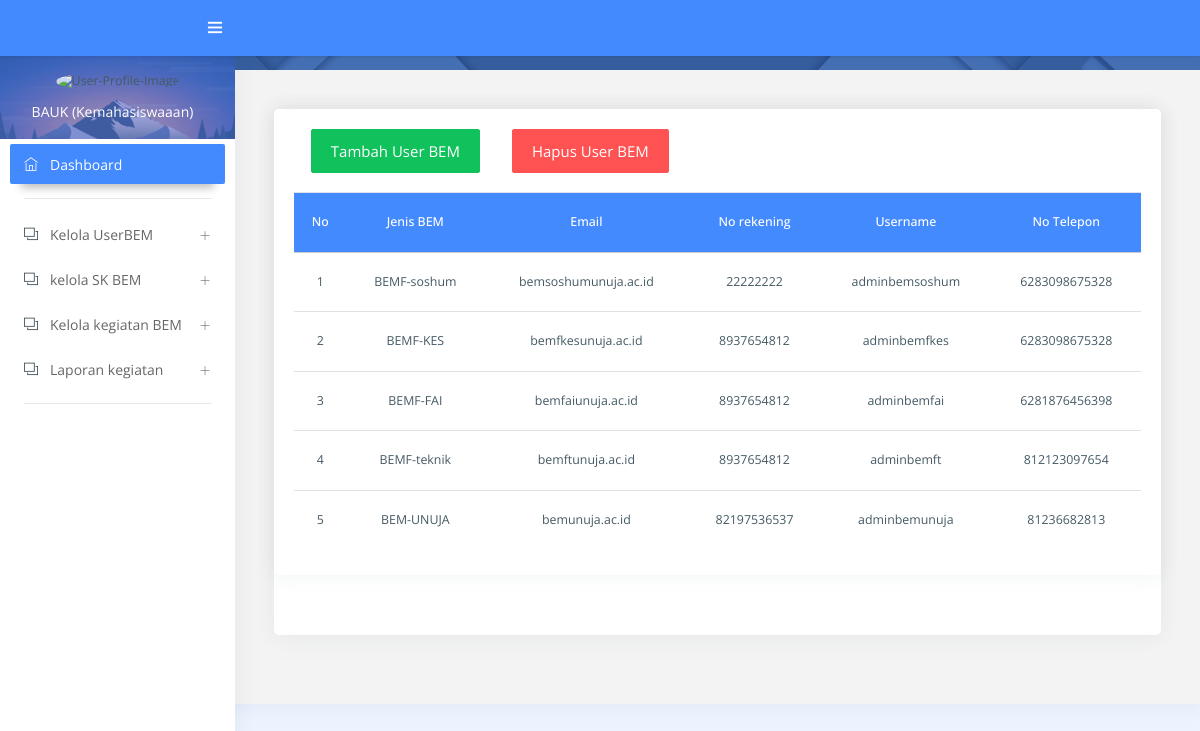
Screenshot of /form-admnibem/ with the database file from the repository.
### data/models.py (models this page shows, shortened)
class Adminbem(models.Model):
    CATEGORY=( ('BEM-UNUJA', 'BEM-UNUJA'), ('BEMF-teknik' , 'BEMF-teknik'), ('BEMF-FAI' , 'BEMF-FAI'), ('BEMF-KES' , 'BEMF-KES'), ('BEMF-Soshum' , 'BEMF-Soshum'),)
    id_Adminbem = models.AutoField(primary_key = True)
    user = models.OneToOneField(User, blank=True, null=True, on_delete=models.CASCADE)
    jenis_bem = models.CharField(max_length=200, blank=True, null=True)
    no_rekening = models.IntegerField(blank=True, null=True)
    telp_anggota =  models.IntegerField(blank=True, default='628')
    Email =  models.CharField(max_length=100, blank=True, null=True)
    class Meta:
        verbose_name_plural ="Adminbem"

### data/views.py (the view)
# urls.py: path('form-admnibem/', views.formadminbem, name='formadminbem'),
def formadminbem(request):
    data = Adminbem.objects.order_by('-id_Adminbem')
    context ={
        "menu" : 'Form Admn BEM',
        "page" : 'Form Admn BEM',
        'bem' : data
    }
    return render(request, 'data/adminbem/Formadminbem.html', context)

### data/templates/data/adminbem/Formadminbem.html (shortened to what this page needs)
{% extends "data/BAUK/base_BAUK.html" %}
{% load widget_tweaks %}
{% block content %}
<div class="pcoded-content">
    <div class="page-header">
        <div class="page-block">
        </div>
    </div>
    <div class="pcoded-inner-content">
        <div class="main-body">
            <div class="page-wrapper">
                <div class="page-body">
                    <div class="row">
                        <div class="col-xl-12">
                            <div class="card proj-progress-card">
                                <div class="">
                                    <div class="">
                                        <div class="page-body">
                                            <div class="card">
                                                <div class="card-block table-border-style">
                                                    <form method="get">
                                                        <div class="row">
                                                            <a role="button" href="{% url 'inputadminbem' %}" style="margin-left: 2pc;" type="button" class="btn btn-success waves-effect" data-toggle="tooltip" data-placement="right" title="tambah data proposal">
                                                                Tambah User BEM
                                                            </a><a role="button" href="{% url 'userbem' %}" style="margin-left: 2pc;" type="button" class="btn btn-danger waves-effect" data-toggle="tooltip" data-placement="right" title="hapus">
                                                                Hapus User BEM
                                                            </a>
                                                        </div>
                                                        <br>
                                                    </form>
                                                    <div class="table-responsive">
                                                        <table class="table">
                                                            <thead>
                                                                <tr class="bg-primary" style="text-align: center;">
                                                                    <th scope="col">No</th>
                                                                    <th scope="col">Jenis BEM</th>
                                                                    <th scope="col">Email</th>
                                                                    <th scope="col">No rekening</th>
                                                                    <th scope="col">Username</th>
                                                                    <th scope="col">No Telepon</th>
                                                                </tr>
                                                            </thead>
                                                            <tbody>
                                                                {% for r in bem %}
                                                                    <tr style="text-align: center;">
                                                                        <td>{{ forloop.counter }}</td>
                                                                        <td>{{ r.jenis_bem }}</td>
                                                                        <td>{{ r.Email }}</td>
                                                                        <td>{{ r.no_rekening }}</td>
                                                                        <td>{{ r.user }}</td>
                                                                        <td>{{ r.telp_anggota }}</td>
                                                                    </tr>
                                                                {% endfor %}
                                                            </tbody>
                                                        </table>
                                                    </div>
                                                </div>
                                            </div>
                                        </div>
                                    </div>
                                </div>
                            </div>
                        </div>
                    </div>
                </div>
            </div>
        </div>
    </div>
</div>
{% endblock content %}

### rows the page displays
Adminbem: jenis_bem "BEMF-soshum", Email "bemsoshumunuja.ac.id", no_rekening "22222222", user "adminbemsoshum", telp_anggota "6283098675328"
Adminbem: jenis_bem "BEMF-KES", Email "bemfkesunuja.ac.id", no_rekening "8937654812", user "adminbemfkes", telp_anggota "6283098675328"
Adminbem: jenis_bem "BEMF-FAI", Email "bemfaiunuja.ac.id", no_rekening "8937654812", user "adminbemfai", telp_anggota "6281876456398"
Adminbem: jenis_bem "BEMF-teknik", Email "bemftunuja.ac.id", no_rekening "8937654812", user "adminbemft", telp_anggota "812123097654"
Adminbem: jenis_bem "BEM-UNUJA", Email "bemunuja.ac.id", no_rekening "82197536537", user "adminbemunuja", telp_anggota "81236682813"
